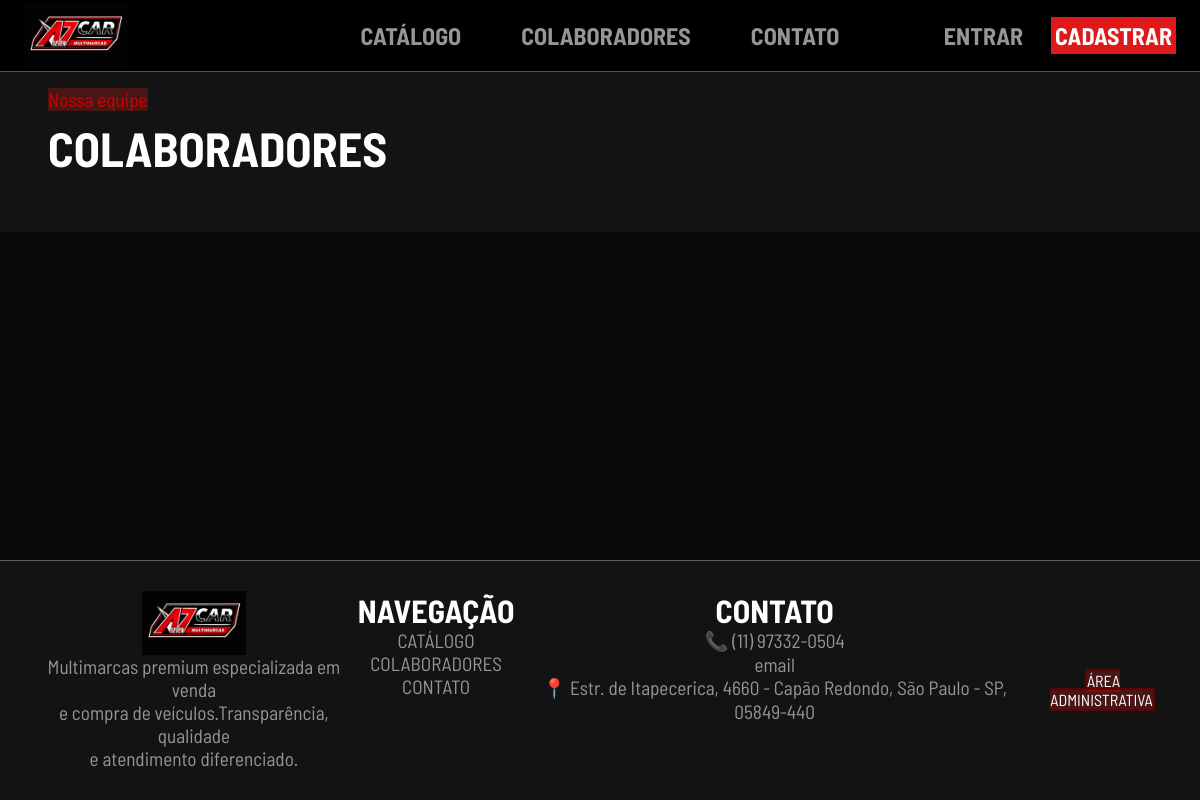
Before: /php/user/colaboradores.php with the older database file.
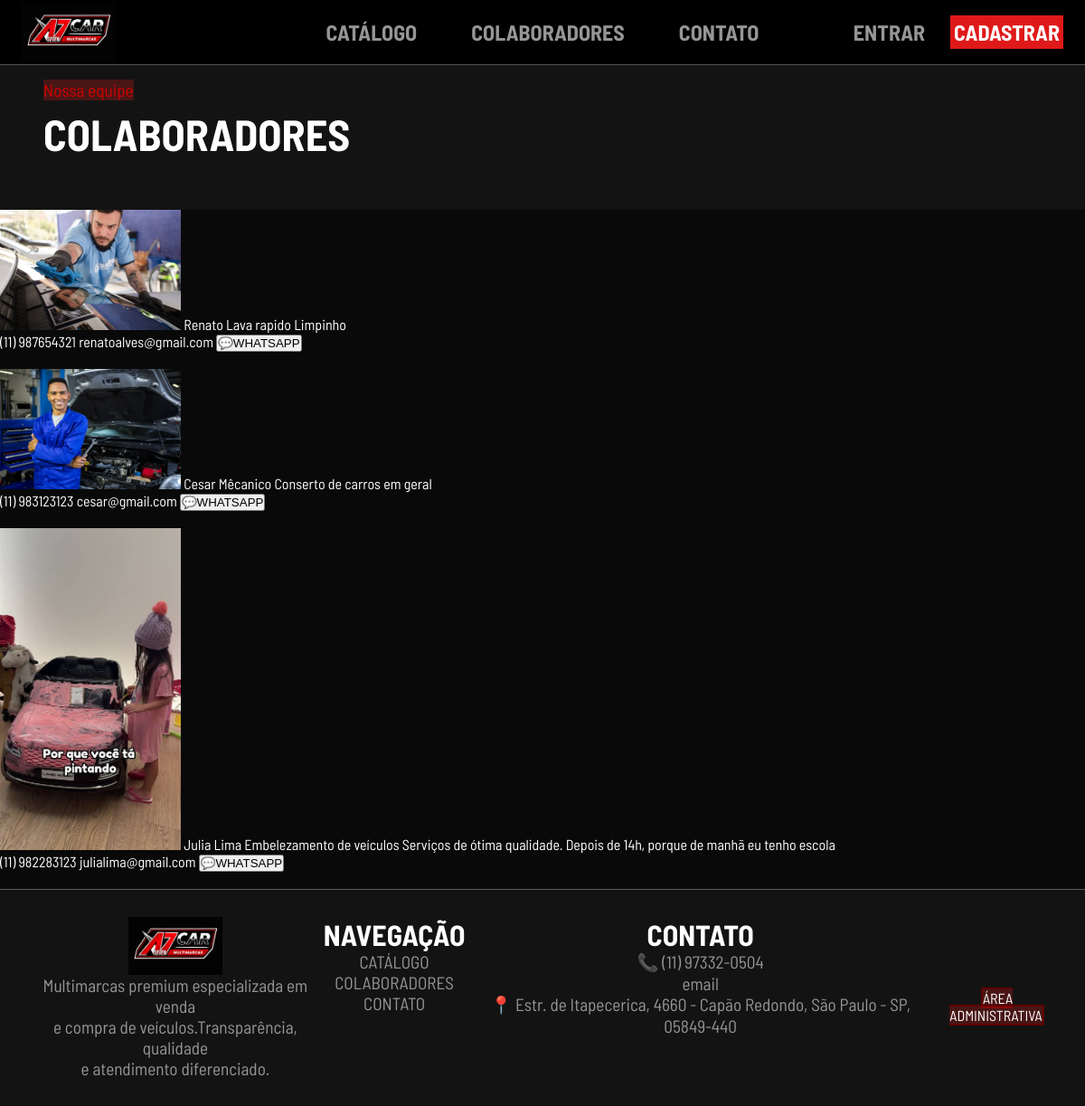
After: the same page with the newer database file.
### tables this page shows
CREATE TABLE IF NOT EXISTS `colaborador` (
  `id_col` int NOT NULL AUTO_INCREMENT,
  `nome_col` varchar(255) NOT NULL,
  `foto_col` varchar(255) NOT NULL,
  `descricao_col` varchar(700) NOT NULL,
  `telefone_col` varchar(15) NOT NULL,
  `email_col` varchar(255) NOT NULL,
  `servico_col` varchar(255) NOT NULL,
  PRIMARY KEY (`id_col`),
  UNIQUE KEY `email_col` (`email_col`)
);

### php/user/colaboradores.php (the view, shortened to what this page needs)
<!DOCTYPE html>
<html lang="pt">
<head>
    <link rel="stylesheet" href="../../css/principal.css">
    <link rel="stylesheet" href="../../css/colaboradores.css">
</head>
<body>
    <header id="cabecalho">
        <img src="../../img/logo.png" alt="" class="logo" onclick="window.location.href='../../index.php'">
        <div id="link">
            <a href="catalogo.php">CATÁLOGO</a>
            <a href="colaboradores.php">COLABORADORES</a>
            <a href="contato.php">CONTATO</a>
        </div>
        <div id="linksAuth">
            <?php if(!isset($_SESSION['user_email'])): ?>
            <button id="btnEntrar" class="btn" type="button" onclick="window.location.href='Login.php'">ENTRAR</button>
            <button id="btnCadastrar" class="btn" type="button" onclick="window.location.href='Cadastro.php'">CADASTRAR </button>
            <?php else:?>
            <p>Bem-vindo, <?php echo htmlspecialchars($_SESSION['user_nome'], ENT_QUOTES, 'UTF-8'); ?>!</p>
            <button class="btn" type="button" onclick="window.location.href='../salvar/Sair.php'">SAIR </button>
            <?php endif; ?>
        </div>
    </header>
    <div id="titulo">
        <h3>Nossa equipe</h3>
        <h1>COLABORADORES</h1>
    </div>
    <div >
		<?php
                include_once "../salvar/Conexao.php";
                $stmt = $sql->prepare("SELECT * FROM colaborador ");
                $stmt->execute();
                $result = $stmt->get_result();
                while($row = $result->fetch_assoc()){
                    echo "
                    <div>
                        <img src='".htmlspecialchars($row['foto_col'], ENT_QUOTES, 'UTF-8') . "' alt='Foto do Colaborador' style='width: 200px; '>
                        <span>".htmlspecialchars($row['nome_col'], ENT_QUOTES, 'UTF-8')."</span>
                        <span>".htmlspecialchars($row['servico_col'], ENT_QUOTES, 'UTF-8')."</span>
                        <span>".htmlspecialchars($row['descricao_col'], ENT_QUOTES, 'UTF-8')."</span>
                        <div>
                            <span>".htmlspecialchars($row['telefone_col'])."</span>
                            <span>".htmlspecialchars($row['email_col'], ENT_QUOTES, 'UTF-8')."</span>
                            <button>💬WHATSAPP</button>
                        </div>
                    </div>
                    <br>
                   ";
                }
                ?>
            </div>
    <footer>
        <div class="fo">
        <div id="ter">
            <img src="../../img/logo.png" alt="" id="logo">
            <h3>Multimarcas premium especializada em venda </h3>
        <h3>e compra de veículos.Transparência, qualidade </h3>
        <h3>e atendimento diferenciado.</h3>
    </div>
    <div class="nav">
        <h1>NAVEGAÇÃO</h1>
        <a href="">CATÁLOGO</a>
        <a href="">COLABORADORES</a>
        <a href="">CONTATO</a>
    </div>
    <div>
      <h1>CONTATO</h1>
        <h3>📞 (11) 97332-0504
            <br>
            email
            <br>
            📍 Estr. de Itapecerica, 4660 - Capão Redondo, São Paulo - SP, 05849-440
        </h3>
    </div>
    <div id="divadm">
    <a href="../admin/Clientes.php" id="adm">ÁREA ADMINISTRATIVA</a>    </div>
</div>
</footer>
</body>
</html>

Changed rows visible on the page:
added colaborador: foto_col (picture), nome_col "Renato", servico_col "Lava rapido", descricao_col "Limpinho", telefone_col "(11) 987654321", email_col "renatoalves@gmail.com"
added colaborador: foto_col (picture), nome_col "Cesar", servico_col "Mêcanico", descricao_col "Conserto de carros em geral", telefone_col "(11) 983123123", email_col "cesar@gmail.com"
added colaborador: foto_col (picture), nome_col "Julia Lima", servico_col "Embelezamento de veículos", descricao_col "Serviços de ótima qualidade. Depois de 14h, porque de manhã eu tenho escola", telefone_col "(11) 982283123", email_col "julialima@gmail.com"
